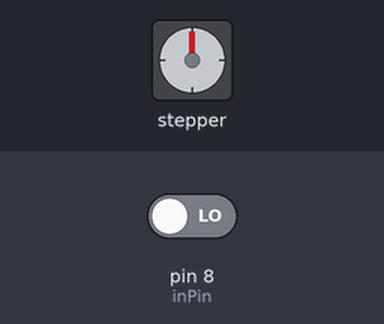
The sketch below on a simulated Arduino Uno, built with avr-gcc and run on an emulated ATmega328P. On the bench: stepper motor. Inputs (shaded band) come from the test bench; at power-on: pin 8 (inPin) LOW. Stepper angles assume 48 steps per turn; what the sketch prints to the serial monitor is not drawn.

Above: at 1.2 s.
1.3 s: pin 8 (inPin) driven HIGH
At 1.45 s:
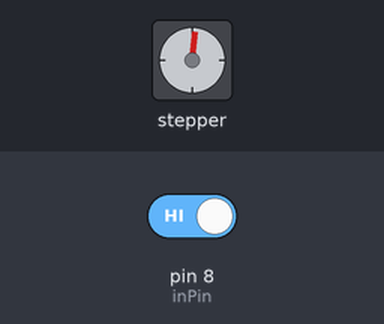
At 2.08 s:
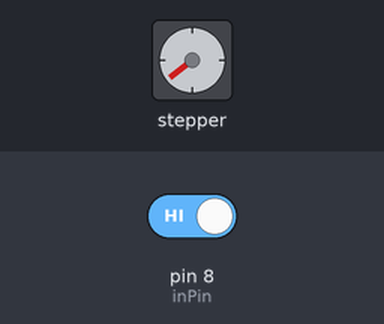
Timing chart, 0 to 17.9 s (numbered marks = the images above; inputs shaded):
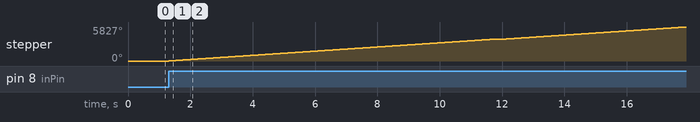

The sketch:

FInal_Stepper.ino
```cpp
/*
This is a test sketch for the Adafruit assembled Motor Shield for Arduino v2
It won't work with v1.x motor shields! Only for the v2's with built in PWM
control
For use with the Adafruit Motor Shield v2
---->  http://www.adafruit.com/products/1438
*/


#include <Wire.h>
#include <Adafruit_MotorShield.h>
#include "utility/Adafruit_MS_PWMServoDriver.h"

// Create the motor shield object with the default I2C address
Adafruit_MotorShield AFMS = Adafruit_MotorShield();
// Or, create it with a different I2C address (say for stacking)
// Adafruit_MotorShield AFMS = Adafruit_MotorShield(0x61);

// Connect a stepper motor with 48 steps per revolution (7.5 degree)
// to motor port #2 (M3 and M4)
Adafruit_StepperMotor *myMotor = AFMS.getStepper(48, 2);
//Adafruit_StepperMotor *Motor = AFMS.getStepper(48,1);

int inPin = 8;
int val = 0;
void setup() {
  Serial.begin(9600);           // set up Serial library at 9600 bps
  Serial.println("Stepper test!");

  AFMS.begin();  // create with the default frequency 1.6KHz
  //AFMS.begin(1000);  // OR with a different frequency, say 1KHz

  myMotor->setSpeed(60);  // 60 rpm
  //Motor->setSpeed(60);
  pinMode(inPin, INPUT);        // sets the digital pin 7 as input
}

void loop() {
  //Serial.println("Single coil steps");
  if(digitalRead(inPin))
  {
  myMotor->step(500, FORWARD, SINGLE);
  delay(300);
  }
 // Motor->step(100,FORWARD,SINGLE);
  //myMotor->step(100, BACKWARD, SINGLE);

 // Serial.println("Double coil steps");
  //myMotor->step(100, FORWARD, DOUBLE);
  //myMotor->step(100, BACKWARD, DOUBLE);

  //Serial.println("Interleave coil steps");
  //myMotor->step(100, FORWARD, INTERLEAVE);
  //myMotor->step(100, BACKWARD, INTERLEAVE);

  //Serial.println("Microstep steps");
  //myMotor->step(50, FORWARD, MICROSTEP);
  //myMotor->step(50, BACKWARD, MICROSTEP);
}
```

Measured:
- after the input at 1.3 s, stepper: keeps turning clockwise at about 351°/s, starting at once
